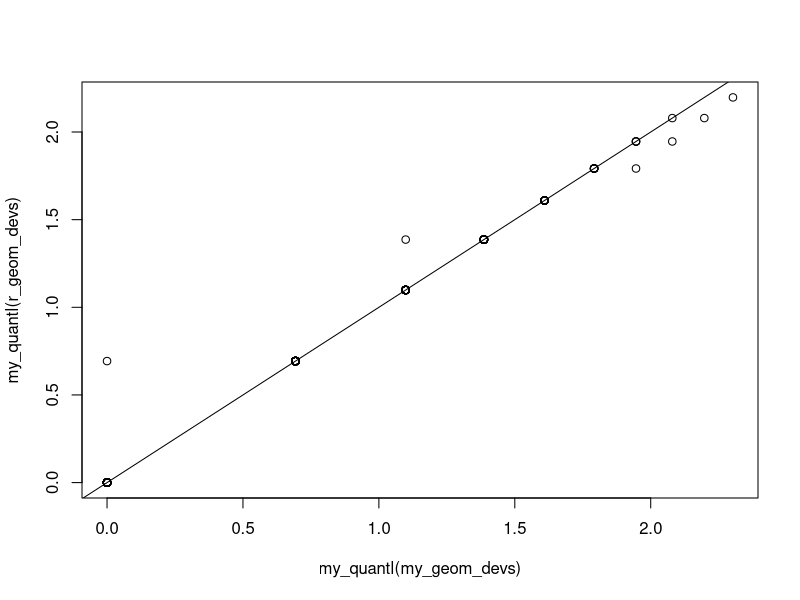

Source code (R): (Note: this script raises an error after producing the figure.)
## Learning distributions
# Goals: 1) generate geometric as a Poisson - exponential mixture
# 2) generate gamma (or Erlang, what is the special case here? ) as sum or mean
# of exponential distributions 
# 3) generate negative binomial as a Poisson - gamma (or Poisson - Erlang?)
# mixture


### here, lambda is the rate (i.e., mean and variance)
### k is resulting count
## probability density of X = k
poiFun <- function(lambda, k){
    lambda^k*exp(-lambda)/factorial(k)
}
# Check that I did it right
all.equal(poiFun(2, 5), dpois(5, 2))


#### lambda is the rate (sometimes people use 1/lambda called "scale")
### x is a non-negative real value
# probability density of X = x
expFun <- function(lambda, x){
    ifelse(x==0, 0, lambda * exp(-lambda * x))
}
#test
all.equal(expFun(lambda = 5, x = 2), dexp(2, 5))


## make a geometric
# probability density X = k
geomFun <- function(p, k){
    (1-p)^k*p
}

# verify

all.equal(geomFun(0.2, 5), dgeom(5, 0.2))

# make a geometric as a mixture of poisson and exponential
# maybe it will help to have the same parameters!
# make the exponential rate w.r.t. a probability p
# is this correct?
makeRate <- function(p){
    p/(1-p)
}


# ok, test that random deviates from my mixture are geometrically distributed
# focus on a probability p
# make a q-q plot

p <- 0.5
reps <- 5e4
my_geom_devs <- rpois(reps
                      , lambda = rexp(reps
                                      , rate = makeRate(p)) )



r_geom_devs <- rgeom(reps, p)
# what if I just have my p and 1-p backwards?
rgd2 <- rgeom(reps, 1-p)

summary(r_geom_devs)
summary(my_geom_devs)
summary(rgd2)

# no, I didn't get the probability backwards (but watch out, scale = 1 /rate)

# visualize with a q-q plot
my_quantl <- function(x){quantile(log(x), probs = seq(0.001,0.999,0.001))}
plot(my_quantl(my_geom_devs), my_quantl(r_geom_devs))
abline(0,1)
# after exploration, decided they are nearly the same but something technical 
# means not entirely. 
# https://github.com/wch/r-source/blob/f46b4cd47b4f4b2bb5ef40137a7f48f91b66469e/src/nmath/rgeom.c#L45

# Ok, now on to gamma from exponential (easy to go the other way)
# maybe go by way of the Erlang (gamma with integer shape parameter)
myErlang <- function(n, p, r){
    apply(replicate(r, rexp(n = reps, makeRate(p))), 1, sum)
}
Erlang <- rgamma(reps, rate = makeRate(p), shape = 2)

# plot(sort(myErlang(reps, p, 2)), sort(Erlang))

# how to assemble a gamma more generally?
### Skipping that for now...

# Sample the Erlang to make a negative binomial with an integer shape parameter
# (a "Pascal" distribution).

myPascal <- function(n, p, r){
    rpois(n, lambda = 
              myErlang(n, p, r))
}


# test

# pdf("propagates_to_nbinom.pdf")
plot(my_quantl(myPascal(reps, p, 2)), my_quantl(rnbinom(reps, size = r, prob = p))
     , col = rgb(red = 0, green = 0, blue = 0, alpha = 0.01)
     , pch = 16, cex =0.5)

reps = 5e5
plot(sort(myPascal(reps, p, 2)), sort(myPascal(reps, p, 2))
     , col = rgb(red = 0, green = 0, blue = 0, alpha = 0.01)
     , pch = 16, cex =0.5)
# dev.off()

# at this point I feel fine about the code, noting the buggy-seeming deviations 
# in the q-q plots. 
